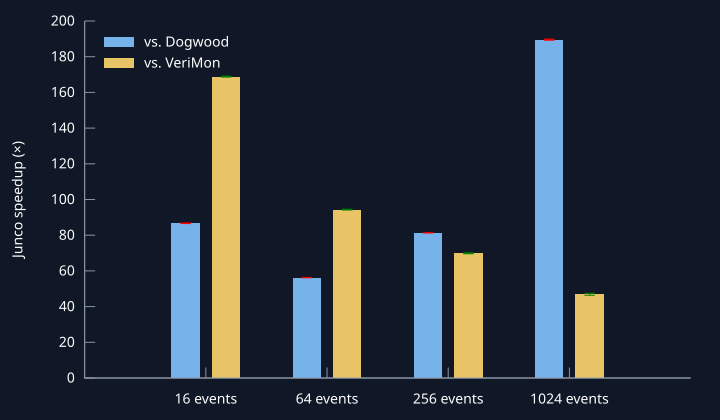

Here is the gnuplot script that generated this plot:
load 'theme.gp'
set output 'other.svg'
set style fill solid 0.9 noborder
set ylabel 'Junco speedup (×)' tc rgb '#ffffff'
set key top left
set style data histograms
set style histogram errorbars gap 1 lw 1
set yrange [0:*]
plot 'other.dat' using 2:3:xtic(1) lc rgb ACCENT title 'vs. Dogwood', \
     '' using 4:5 lc rgb GOLD title 'vs. VeriMon'
